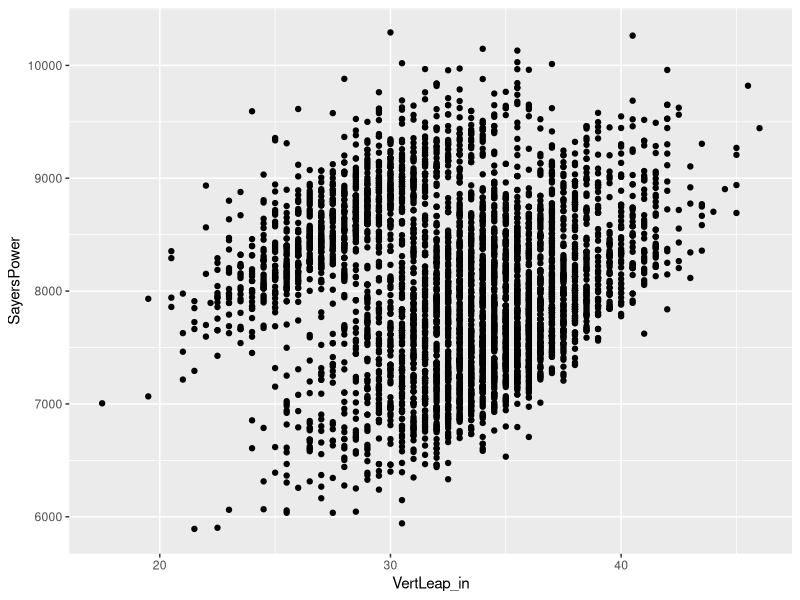
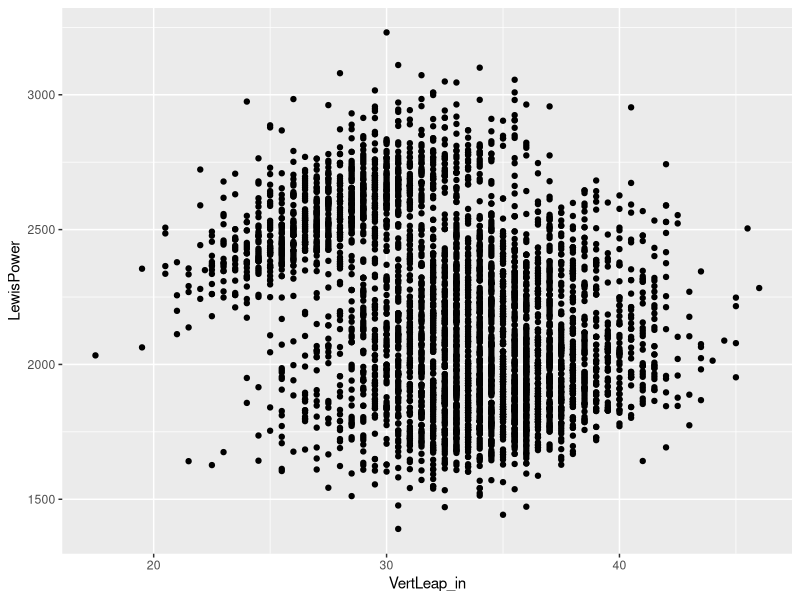
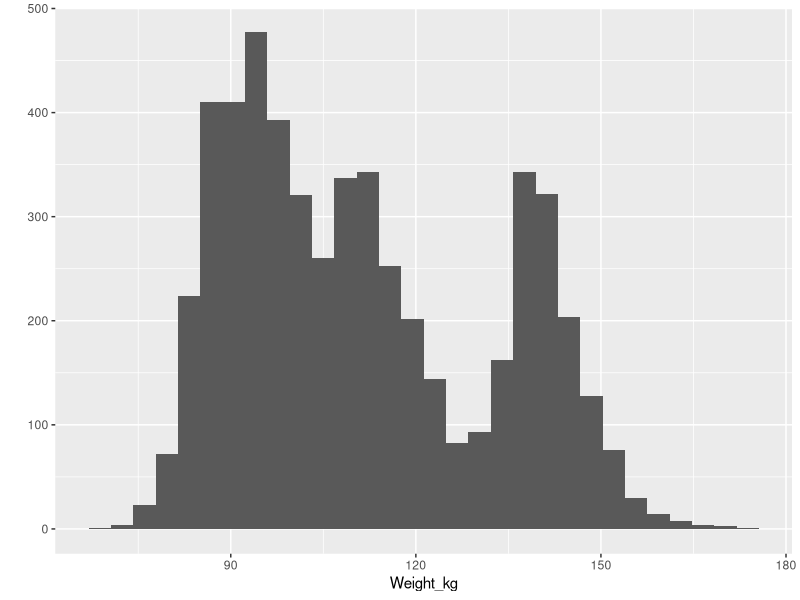
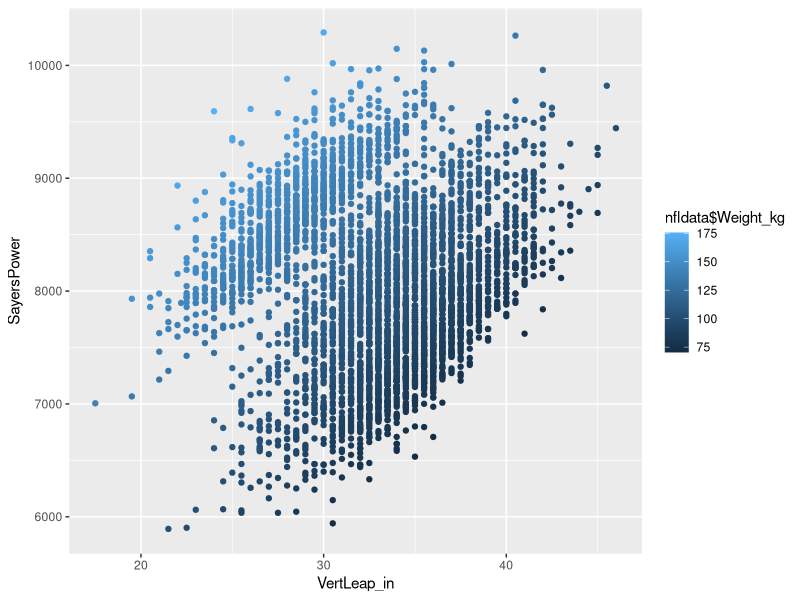
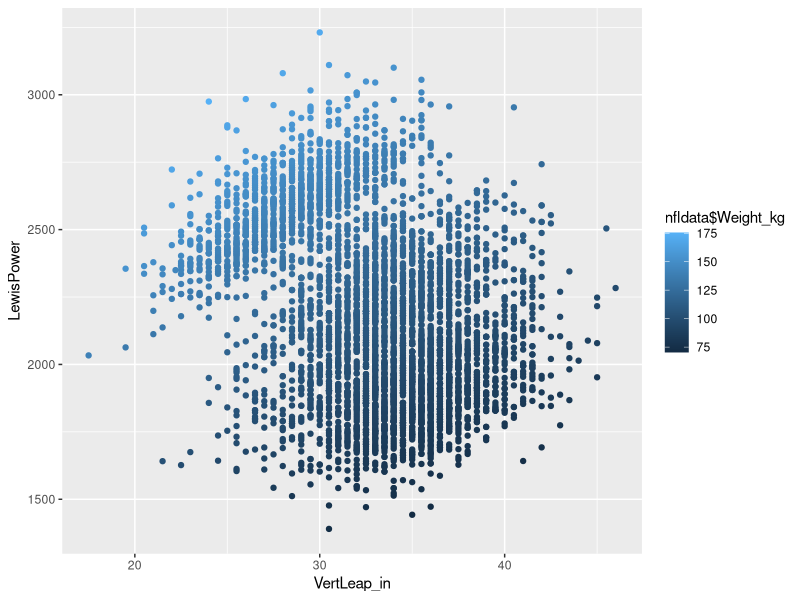
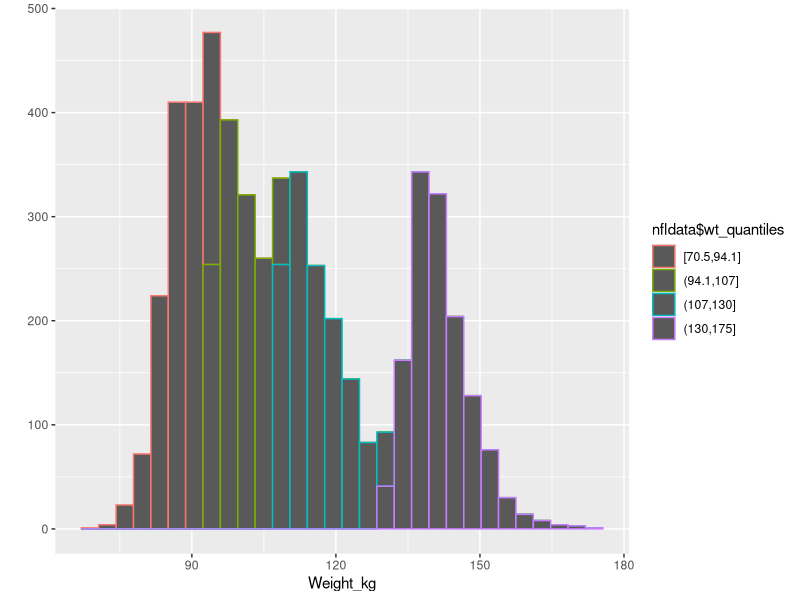
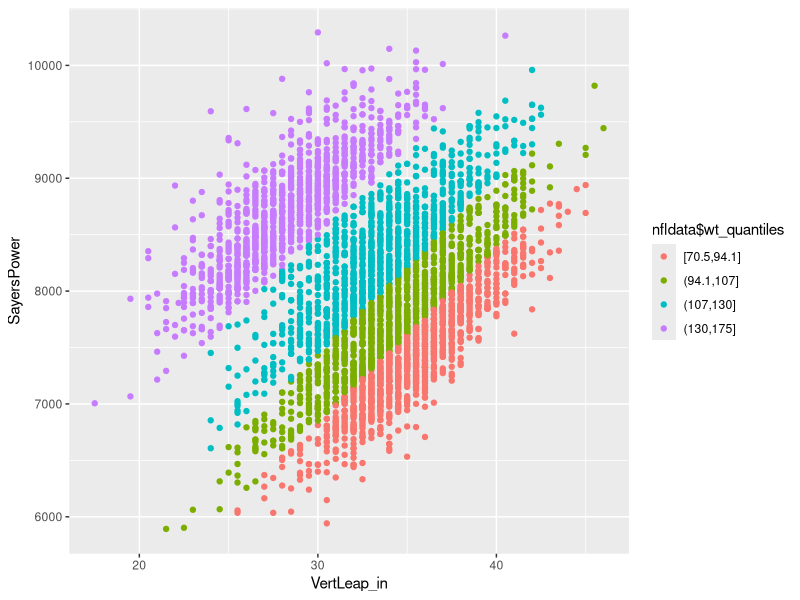
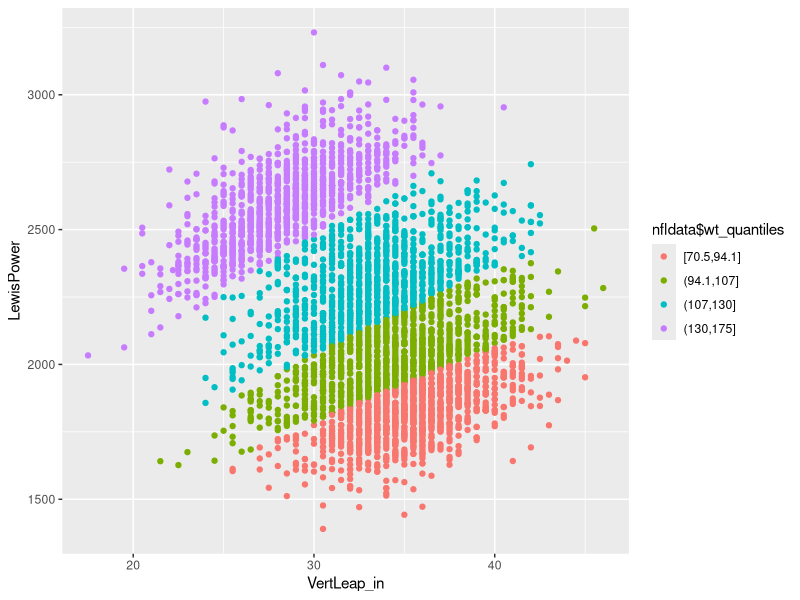

Recreate these plots in R, in order.
## ---- chunk 1
setwd("~/physexlab/NFLcombineData")
library(dplyr)
library(ggplot2)
library(gtools)
## ---- chunk 2
nfldata<-read.csv("data_cleaned.csv")
nfldata<-mutate(nfldata, Weight_kg = Weight_lbs/2.2)
nfldata <- mutate(nfldata, Height_m = Height_in*0.0254)
nfldata <- mutate(nfldata, BMI = Weight_kg / (Height_m**2))
nfldata <- mutate(nfldata, VertJump_m = VertLeap_in*0.0254)
nfldata <- mutate(nfldata, LewisPower = sqrt(4.9)*Weight_kg*9.81*sqrt(VertJump_m))
nfldata <- mutate(nfldata, SayersPower = (60.7*(VertJump_m*100))+(45.3*Weight_kg-2055))

## ---- chunk 3
qplot(VertLeap_in, SayersPower, data = nfldata)
## ---- chunk 4
qplot(VertLeap_in, LewisPower, data = nfldata)
## ---- chunk 5
qplot(Weight_kg, data=nfldata, geom="histogram")
## ---- chunk 6
qplot(VertLeap_in, SayersPower, data = nfldata, color = nfldata$Weight_kg)
## ---- chunk 7
qplot(VertLeap_in, LewisPower, data = nfldata, color = nfldata$Weight_kg)
## ---- chunk 8
nfldata$wt_quantiles<-quantcut(nfldata$Weight_kg, q=seq(0,1,by=0.25), na.rm=TRUE)
## ---- chunk 9
qplot(Weight_kg, data=nfldata, geom="histogram",color=nfldata$wt_quantiles)
## ---- chunk 10
qplot(VertLeap_in, SayersPower, data = nfldata, color = nfldata$wt_quantiles)
## ---- chunk 11
qplot(VertLeap_in, LewisPower, data = nfldata, color = nfldata$wt_quantiles)
## ---- chunk 12
qplot(y=SayersPower, x=VertLeap_in, col=factor(wt_quantiles), data=nfldata) + stat_smooth(method=lm, formula=y~x)
## ---- chunk 13
qplot(y=LewisPower, x=VertLeap_in, col=factor(wt_quantiles), data=nfldata) + stat_smooth(method=lm, formula=y~x)
## ---- chunk 14
fitSayers<-lm(formula = SayersPower ~ VertLeap_in, data = nfldata)
summary(fitSayers)
## ---- chunk 15
fitSayersWeight<-lm(formula = SayersPower ~ VertLeap_in + wt_quantiles, data = nfldata)
summary(fitSayersWeight)
## ---- chunk 16
fitLewis<-lm(formula = LewisPower ~ VertLeap_in, data = nfldata)
summary(fitLewis)
## ---- chunk 17
fitLewisWeight<-lm(formula = LewisPower ~ VertLeap_in + wt_quantiles, data = nfldata)
summary(fitLewisWeight)
## ---- chunk 18
fitSayersWeightKg<-lm(formula = SayersPower ~ VertLeap_in + Weight_kg, data = nfldata)
summary(fitSayersWeightKg)
## ---- chunk 19
fitLewisWeightKg<-lm(formula = LewisPower ~ VertLeap_in + Weight_kg, data = nfldata)
summary(fitLewisWeightKg)
